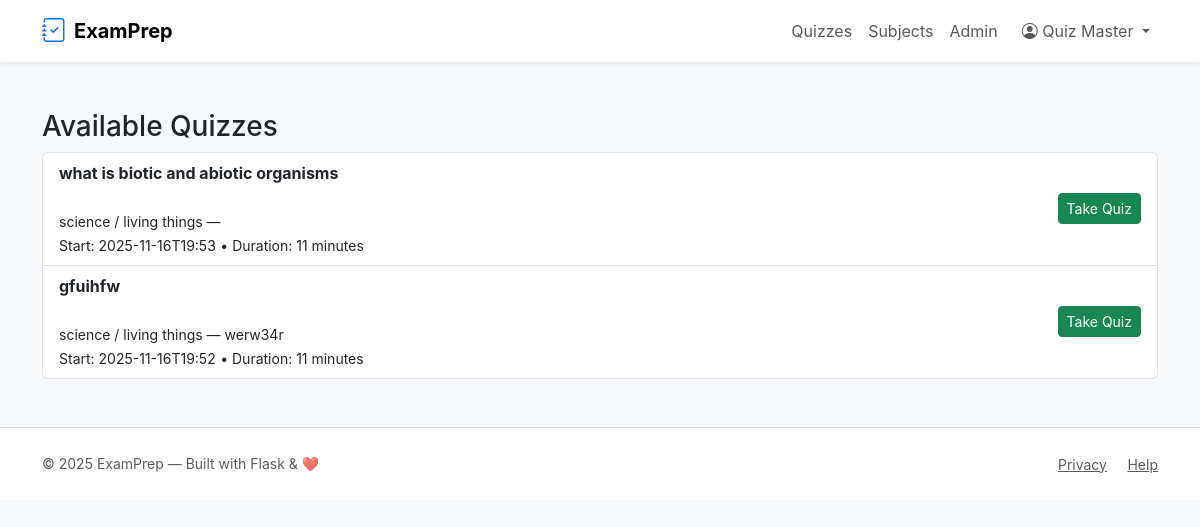
Page /quizzes (signed in) on the committed database.
### tables this page shows
CREATE TABLE quizzes (
    id INTEGER PRIMARY KEY AUTOINCREMENT,
    chapter_id INTEGER NOT NULL,
    title TEXT NOT NULL,
    description TEXT,
    start_datetime TEXT,        -- ISO string e.g. 2025-11-16T10:00:00 (UTC)
    duration_minutes INTEGER,   -- duration in minutes (HH*60 + MM)
    is_active INTEGER DEFAULT 1,
    created_on TEXT NOT NULL DEFAULT (datetime('now')),
    FOREIGN KEY(chapter_id) REFERENCES chapters(id) ON DELETE CASCADE
);

CREATE TABLE subjects (
    id INTEGER PRIMARY KEY AUTOINCREMENT,
    name TEXT NOT NULL UNIQUE,
    description TEXT,
    created_on TEXT NOT NULL DEFAULT (datetime('now'))
);

CREATE TABLE chapters (
    id INTEGER PRIMARY KEY AUTOINCREMENT,
    subject_id INTEGER NOT NULL,
    name TEXT NOT NULL,
    description TEXT,
    created_on TEXT NOT NULL DEFAULT (datetime('now')),
    FOREIGN KEY(subject_id) REFERENCES subjects(id) ON DELETE CASCADE
);

### app.py (the view)
@app.route('/quizzes')
@login_required
def list_quizzes():
    rows = query_db('''
        SELECT q.*, ch.name AS chapter_name, s.name AS subject_name
        FROM quizzes q
        JOIN chapters ch ON q.chapter_id = ch.id
        JOIN subjects s ON ch.subject_id = s.id
        ORDER BY q.start_datetime IS NULL, q.start_datetime DESC
    ''')
    quizzes = [dict(r) for r in rows]
    now = datetime.now()
    GRACE_SECONDS = 60  # optional tolerance
    for q in quizzes:
        q['is_active'] = False
        q['server_end_ts'] = None
        start_raw = q.get('start_datetime')
        duration = q.get('duration_minutes') or 0
        if start_raw:
            start_dt = None
            try:
                start_dt = datetime.fromisoformat(start_raw)
            except Exception:
                try:
                    start_dt = datetime.strptime(start_raw, '%Y-%m-%dT%H:%M')
                except Exception:
                    app.logger.debug("Cannot parse start_datetime for quiz %s: %s", q.get('id'), start_raw)
                    start_dt = None
            if start_dt:
                try:
                    end_dt = start_dt + timedelta(minutes=int(duration))
                except Exception:
                    end_dt = start_dt
                if start_dt <= now <= (end_dt + timedelta(seconds=GRACE_SECONDS)):
                    q['is_active'] = True
                    q['server_end_ts'] = end_dt.isoformat()
        else:
            q['is_active'] = True
    subjects = query_db('SELECT * FROM subjects ORDER BY name')
    return render_template('list_quizzes.html', quizzes=quizzes, subjects=subjects)

### app.py (called while the page is built)
def get_db():
    db = getattr(g, '_database', None)
    if db is None:
        db = g._database = sqlite3.connect(DATABASE)
        db.row_factory = sqlite3.Row
    return db

@app.teardown_appcontext
def close_connection(exc):
    db = getattr(g, '_database', None)
    if db is not None:
        db.close()

def query_db(query, args=(), one=False):
    cur = get_db().execute(query, args)
    rv = cur.fetchall()
    cur.close()
    return (rv[0] if rv else None) if one else rv

def login_required(f):
    @wraps(f)
    def decorated(*args, **kwargs):
        if 'user_id' not in session:
            flash('Please log in to continue.', 'warning')
            return redirect(url_for('login'))
        return f(*args, **kwargs)
    return decorated

### templates/list_quizzes.html
{% extends 'layout.html' %}
{% block content %}
<h3>{{ subject.name if subject else 'Available Quizzes' }}</h3>
<ul class="list-group">
  {% for q in quizzes %}
  <li class="list-group-item d-flex justify-content-between align-items-center">
    <div>
      <strong>{{ q.title }}</strong><br>
      <small>{{ q.subject_name }} / {{ q.chapter_name }} — {{ q.description or '' }}</small><br>
      {% if q.start_datetime %}<small>Start: {{ q.start_datetime }}</small>{% endif %}
      {% if q.duration_minutes %} <small> • Duration: {{ q.duration_minutes }} minutes</small>{% endif %}
    </div>
    <div>
  <a class="btn btn-sm btn-success" href="{{ url_for('take_quiz', quiz_id=q.id) }}">
    Take Quiz
  </a>
</div>
  </li>
  {% else %}
    <li class="list-group-item">No quizzes available.</li>
  {% endfor %}
</ul>
{% endblock %}

### static/css/style.css (style rules this page uses)
body { font-family: Inter, system-ui, -apple-system, "Segoe UI", Roboto, "Helvetica Neue", Arial; }
.list-group-item { cursor: pointer; }
.list-group-item strong { display:block; }

### rows in the picture
quizzes: title "what is biotic and abiotic organisms", subject_name "science", chapter_name "living things", start_datetime "2025-11-16T19:53", duration_minutes "11"
quizzes: title "gfuihfw", subject_name "science", chapter_name "living things", description "werw34r", start_datetime "2025-11-16T19:52", duration_minutes "11"

### other values in the picture
{{ session.get('user_name') }} "Quiz Master"
{{ subject.name if subject else 'Available Quizzes' }} "Available Quizzes"
{{ (2025) }} "2025"
